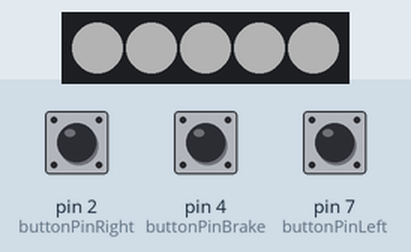
This sketch was run on a simulated Arduino Uno, built with avr-gcc and run on an emulated ATmega328P. Shown: 5 RGB LEDs in strip order, left to right. The inputs (shaded band) are chosen by the test bench; at power-on: pin 2 (buttonPinRight) LOW, pin 4 (buttonPinBrake) LOW, pin 7 (buttonPinLeft) LOW. Dim RGB values are drawn brighter than linear.

Above: at 1.3 s.
1.7 s: pin 2 (buttonPinRight) pulled HIGH for 0.5 s
At 2.08 s:
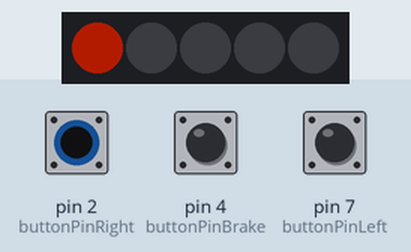
At 2.68 s:
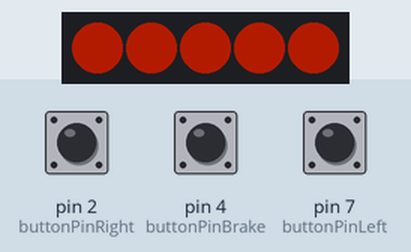
Timing chart, 0 to 9.9 s (numbered marks = the images above; inputs shaded):
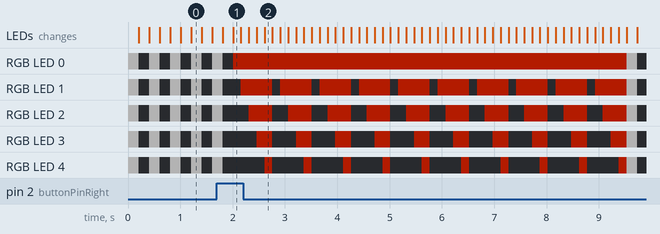

The sketch:

bikeTurnSignalsV2.ino
```cpp
#include <FastLED.h>
#define NUM_LEDS 5
#define DATA_PIN 6
#define BRIGHTNESS 60


CRGB leds[NUM_LEDS];

int i = 0;
int b = NUM_LEDS;

const int buttonPinRight = 2;     // the number of the pushbutton pin
int buttonStateRight = 0;         // variable for reading the pushbutton status

const int buttonPinLeft = 7;     // the number of the pushbutton pin
int buttonStateLeft = 0;         // variable for reading the pushbutton status

const int buttonPinBrake = 4;     // the number of the pushbutton pin
int buttonStateBrake = 0;         // variable for reading the pushbutton status

int starttime = 0;
int endtime = 0;

void setup() {

FastLED.addLeds<NEOPIXEL, DATA_PIN>(leds, NUM_LEDS);
FastLED.clear();
FastLED.show();
FastLED.setBrightness(BRIGHTNESS);

pinMode(buttonPinRight, INPUT);
pinMode(buttonPinLeft, INPUT);
pinMode(buttonPinBrake, INPUT);

}

void loop() {

buttonStateRight = digitalRead(buttonPinRight);
buttonStateLeft = digitalRead(buttonPinLeft);
buttonStateBrake = digitalRead(buttonPinBrake);

starttime = millis();
endtime = starttime;


//-------------Right Turn-----------------------
if (buttonStateRight == HIGH) {
while ((endtime - starttime) <=7000) // do this loop for up to 1000mS
{
  for(int i = 0;i<NUM_LEDS;i++){
    leds[i] = CRGB( 255, 40, 0);
    FastLED.show();
    delay(150);
 }
  FastLED.clear();
  endtime = millis();
}
}

//-------------Left Turn-----------------------
if (buttonStateLeft == HIGH) {
while ((endtime - starttime) <=7000) // do this loop for up to 1000mS
{
  for(int i = 5;i>=0;i--){
    leds[i] = CRGB( 255, 40, 0);
    FastLED.show();
    delay(150);
 }
  FastLED.clear();
  endtime = millis();
}
}
else{
    fill_solid(leds, NUM_LEDS, CRGB::White);
    FastLED.show();
    delay(200);
    fill_solid(leds, NUM_LEDS, CRGB::Black);
    FastLED.show();
    delay(200);
}

//-------------Brake-----------------------

//while ((buttonStateRight == LOW) || (buttonStateLeft == LOW)) {
//    fill_solid(leds, NUM_LEDS, CRGB::Red);
//    FastLED.show();
//    delay(200);
//    fill_solid(leds, NUM_LEDS, CRGB::Black);
//    FastLED.show();
//    delay(200);
//}

}
```

Measured:
- after the input at 1.7 s, the LEDs: first differ from a run without the input after 0.31 s (image 1)
